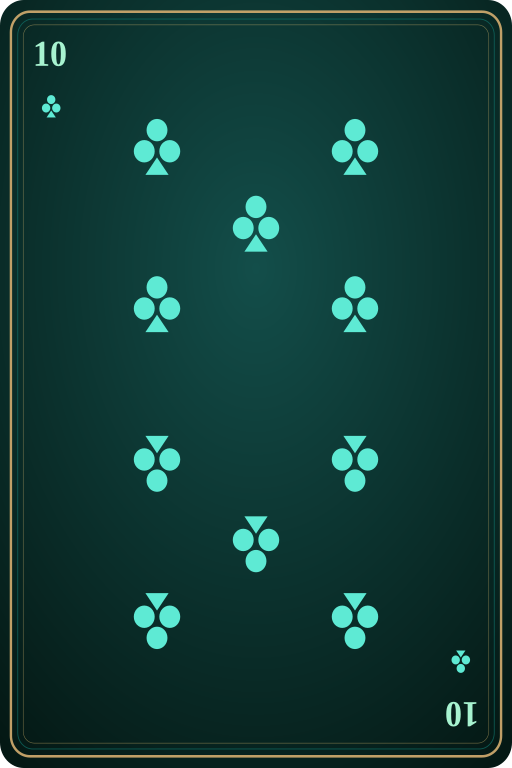
#> input picture cards/wow/_src/10C.png, 512 x 768 px; its folder holds only this picture in this run
$ python _make_wow.py
#> lines starting #> are read from the running program, lines starting #| are printed output that depends on the picture
"""
Generate the 'wow' card theme by resizing the user-supplied PNG deck
(extracted into cards/wow/_src/) and saving as TGAs at the addon's
native 128×192 size, plus a synthesized purple/gold back.

Inputs:  cards/wow/_src/{7C,7D,...,AS}.png  (32 face cards, 512×768)
Outputs: cards/wow/{7C,7D,...,AS,back}.tga  (32 cards + back)

The PNGs are 5:7 aspect; addon target is 2:3 — same ~7% horizontal
squish the existing decks accept. LANCZOS for clean downsample.

The zip ships no back image, so we synthesize one matching the
"Battle of Heroes" purple/gold theme: charcoal body with a diagonal
lattice in deep violet and a warm gold edge border.

Run:
    python cards/_make_wow.py
"""

import os
import sys
from PIL import Image, ImageDraw

ROOT = os.path.dirname(os.path.abspath(__file__))
SRC  = os.path.join(ROOT, "wow", "_src")
DST  = os.path.join(ROOT, "wow")

W, H = 128, 192


def src_to_dst_name(src_name):
    """Map source PNG filename to our 2-char addon convention.
       10X.png -> TX.tga    (we use 'T' for ten internally)
       <RR><S>.png -> <RR><S>.tga otherwise (verbatim)"""
    base, ext = os.path.splitext(src_name)
    if base.startswith("10"):
        return "T" + base[2:] + ".tga"
    return base + ".tga"


def render_one(src_path, dst_path):
#> called with src_path = 'cards/wow/_src/10C.png', dst_path = 'cards/wow/TC.tga'
    im = Image.open(src_path).convert("RGBA")
#> im is the input picture: PIL image 512x768 RGBA; mean R, G, B, A 17.7, 59.3, 53.7, 254.7
    im = im.resize((W, H), Image.LANCZOS)
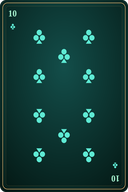
#> im: PIL image 128x192 RGBA; mean R, G, B, A 17.8, 59.4, 53.7, 254.7; transparent parts drawn white
    im.save(dst_path, format="TGA", compression=None)


# --- back generator ---------------------------------------------------
# Charcoal body + violet diagonal lattice + warm-gold thin border.
# Distinctive at 128x192, complements the dark/jewel-toned faces.
BG        = (16, 14, 28, 255)
LATTICE   = (78, 50, 130, 255)
GOLD      = (220, 178, 100, 255)
GOLD_HI   = (240, 210, 140, 255)
INNER_BG  = (28, 22, 50, 255)


def make_back(dst_path):
#> called with dst_path = 'cards/wow/back.tga'
    img = Image.new("RGBA", (W, H), BG)
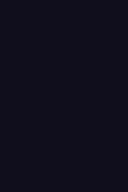
#> img: PIL image 128x192 RGBA; mean R, G, B, A 16, 14, 28, 255
    draw = ImageDraw.Draw(img)

    # Diagonal lattice
    spacing = 12
    for d in range(-H, W + H, spacing):
        draw.line([(d, 0), (d + H, H)], fill=LATTICE, width=1)
        draw.line([(d, H), (d + H, 0)], fill=LATTICE, width=1)

    # Inner rectangle (slightly different shade) so the lattice has
    # a visual frame and the border isn't lost on the lattice noise.
    pad = 8
    draw.rectangle((pad, pad, W - pad - 1, H - pad - 1),
                   outline=GOLD, width=2)
    pad2 = 12
    draw.rectangle((pad2, pad2, W - pad2 - 1, H - pad2 - 1),
                   outline=GOLD_HI, width=1)

    # Outer 1-pixel gold edge to crisp up against the felt.
    draw.rectangle((0, 0, W - 1, H - 1), outline=GOLD, width=1)

    img.save(dst_path, format="TGA", compression=None)
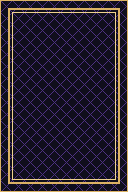
#> saved as back.tga: PIL image 128x192 RGBA; mean R, G, B, A 44.2, 35.1, 49.8, 255


def main():
    if not os.path.isdir(SRC):
        print("error: {} not found".format(SRC), file=sys.stderr)
        sys.exit(2)

    written = 0
    for name in sorted(os.listdir(SRC)):
        if not name.lower().endswith(".png"):
            continue
        out = src_to_dst_name(name)
        src_path = os.path.join(SRC, name)
        dst_path = os.path.join(DST, out)
        render_one(src_path, dst_path)
        written += 1
        print("  {} -> {}".format(name, out))

    # Synthesize the back (zip ships no BACK image).
    back_path = os.path.join(DST, "back.tga")
    make_back(back_path)
    print("  [synth] -> back.tga")
    written += 1

    print("Wrote {} TGAs to {}".format(written, DST))


if __name__ == "__main__":
    main()

$ run again, on cards/wow/_src/7C.png
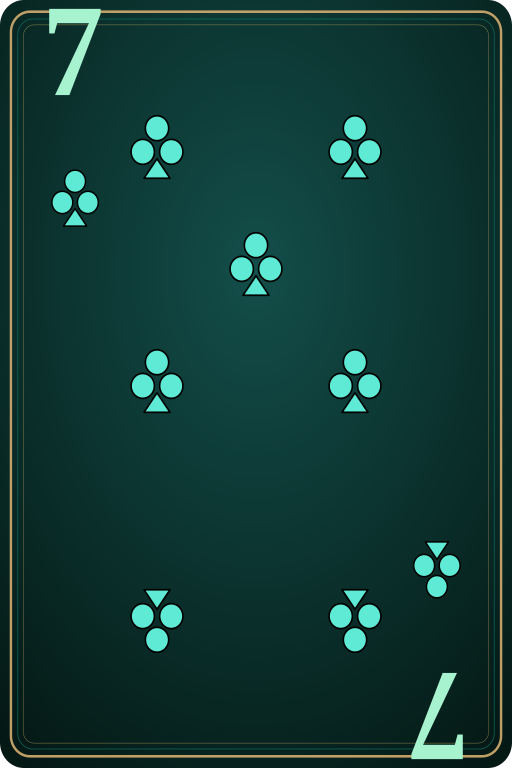
#> input picture cards/wow/_src/7C.png, 512 x 768 px
#> in render_one, im is the input picture: PIL image 512x768 RGBA; mean R, G, B, A 18.1, 59.2, 53.6, 254.7
#> in render_one, `im = im.resize((W, H), Image.LANCZOS)`:
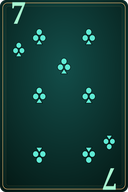
#> im: PIL image 128x192 RGBA; mean R, G, B, A 18.2, 59.3, 53.6, 254.7; transparent parts drawn white
